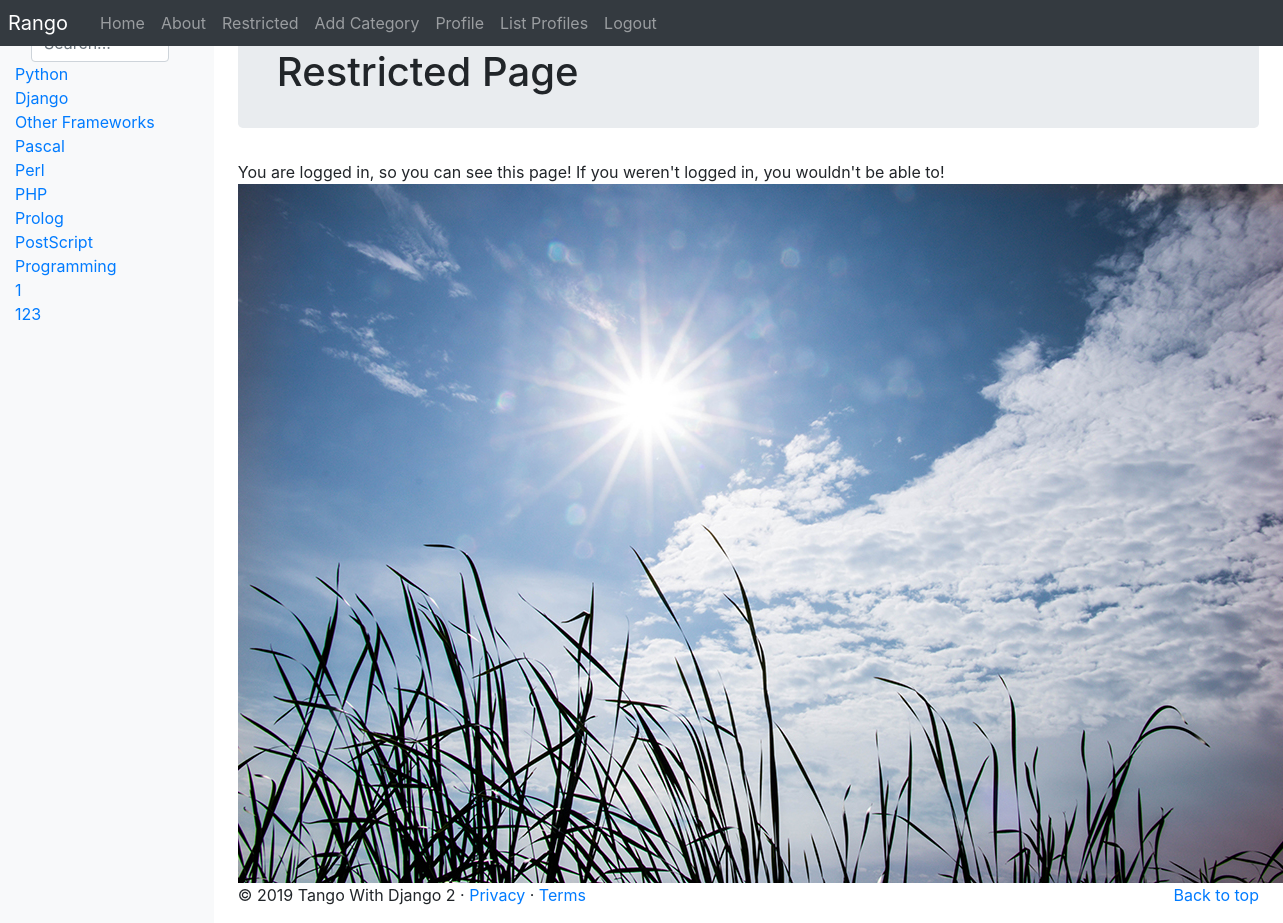
Screenshot of /rango/restricted/ (signed in) with the database file from the repository.
### rango/models.py (models this page shows, shortened)
class Category(models.Model):
    NAME_MAX_LENGTH = 128
    name = models.CharField(max_length=NAME_MAX_LENGTH, unique=True)
    views = models.IntegerField(default=0)
    likes = models.IntegerField(default=0)
    slug = models.SlugField(unique=True)
    class Meta:
        verbose_name_plural = 'Categories'

### rango/views.py (the view)
# urls.py: path('restricted/', views.RestrictedView.as_view(), name='restricted'),
class RestrictedView(View):
    @method_decorator(login_required)
    def get(self, request):
        return render(request, 'rango/restricted.html')

### rango/templatetags/rango_templatetags.py (called while the page is built)
@register.inclusion_tag('rango/cats.html')
def get_category_list(cat=None):
	return {'cats': Category.objects.all(),
         'act_cat': cat}

### templates/rango/restricted.html (shortened to what this page needs)
{% extends 'rango/base.html' %}
{% load staticfiles %}
{% block body_block %}
<div class="jumbotron p-4">
    <div class="container">
        <h1 class="jumotron-heading">Restricted Page</h1>
    </div>
</div>
<div>
    You are logged in, so you can see this page! If you weren't logged in, you wouldn't be able to!
    <img src="{% static 'images/rango.jpg' %}" alt="Picture of Rango" />
</div>
{% endblock %}

### templates/rango/cats.html
<ul class="nav nav-pills flex-column">
    {% if cats %}
    {% for c in cats %}
    {% if c == act_cat %}
    <li class="nav-item"><strong><a href="{% url 'rango:show_category' c.slug %}">{{ c.name }}</a></strong></li>
    {% else  %}
    <li class="nav-item"><a href="{% url 'rango:show_category' c.slug %}">{{ c.name }}</a></li>
    {% endif %}
    {% endfor %}
    {% endif %}
</ul>

### rows the page displays
Category: name "Python"
Category: name "Django"
Category: name "Other Frameworks"
Category: name "Pascal"
Category: name "Perl"
Category: name "PHP"
Category: name "Prolog"
Category: name "PostScript"
Category: name "Programming"
Category: name "1"
Category: name "123"
